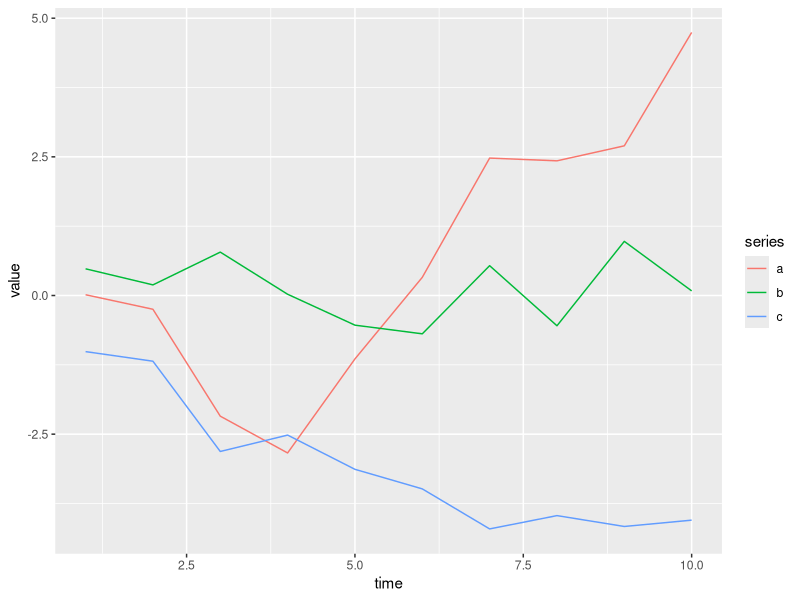

Source code (R):
require(ggplot2)
require(reshape)
df <- data.frame(time = 1:10,
                 a = cumsum(rnorm(10)),
                 b = cumsum(rnorm(10)),
                 c = cumsum(rnorm(10)))
df <- melt(df, id = 'time', variable_name = 'series')

ggplot(df, aes(time, value)) + geom_line(aes(colour = series))
